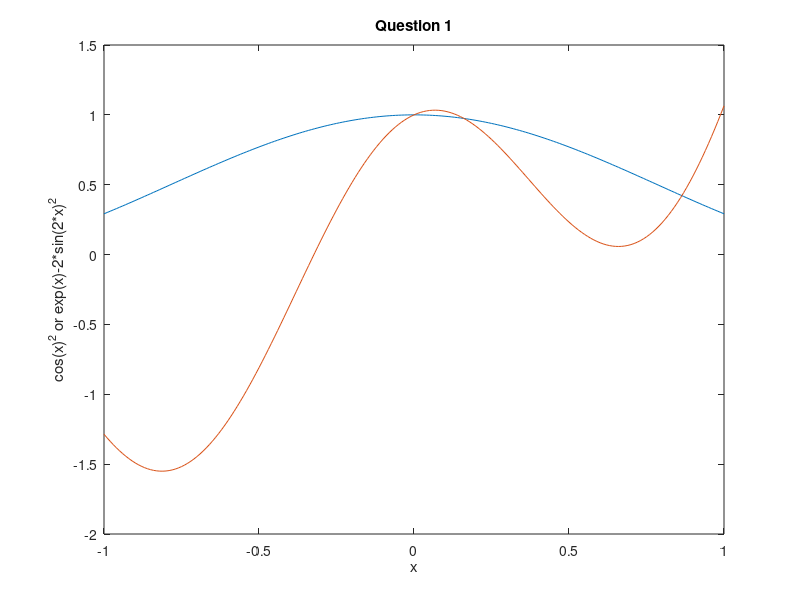

Here is the MATLAB script that generated this plot:
% Question 1
x=[-1:0.01:1];% values of x, use 0.01 as a step to make curve smooth 
plot(x,cos(x).^2,x,exp(x)-2*sin(2*x).^2)%draw both two curves on same axes
title('Question 1')%title the graph
ylabel('cos(x)^2 or exp(x)-2*sin(2*x)^2')%y axis
xlabel('x')%x axis